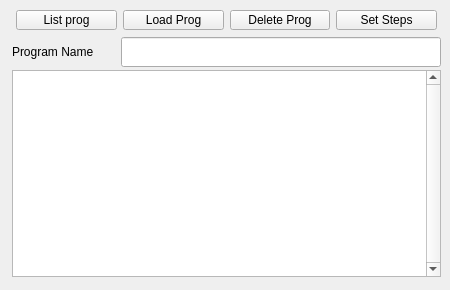
<?xml version="1.0" encoding="UTF-8"?>
<ui version="4.0">
 <class>FormTestProgram</class>
 <widget class="QWidget" name="FormTestProgram">
  <property name="geometry">
   <rect>
    <x>0</x>
    <y>0</y>
    <width>450</width>
    <height>290</height>
   </rect>
  </property>
  <property name="windowTitle">
   <string>Form</string>
  </property>
  <widget class="QPlainTextEdit" name="txtPgm">
   <property name="geometry">
    <rect>
     <x>12</x>
     <y>70</y>
     <width>429</width>
     <height>207</height>
    </rect>
   </property>
   <property name="verticalScrollBarPolicy">
    <enum>Qt::ScrollBarAlwaysOn</enum>
   </property>
  </widget>
  <widget class="QLineEdit" name="txtPgmName">
   <property name="geometry">
    <rect>
     <x>121</x>
     <y>37</y>
     <width>320</width>
     <height>30</height>
    </rect>
   </property>
   <property name="sizePolicy">
    <sizepolicy hsizetype="Expanding" vsizetype="Fixed">
     <horstretch>0</horstretch>
     <verstretch>0</verstretch>
    </sizepolicy>
   </property>
  </widget>
  <widget class="QLabel" name="label">
   <property name="geometry">
    <rect>
     <x>12</x>
     <y>37</y>
     <width>103</width>
     <height>30</height>
    </rect>
   </property>
   <property name="text">
    <string>Program Name</string>
   </property>
  </widget>
  <widget class="QWidget" name="horizontalLayoutWidget">
   <property name="geometry">
    <rect>
     <x>16</x>
     <y>10</y>
     <width>421</width>
     <height>20</height>
    </rect>
   </property>
   <layout class="QHBoxLayout" name="horizontalLayout">
    <item>
     <widget class="QPushButton" name="btnListPrograms">
      <property name="text">
       <string>List prog</string>
      </property>
     </widget>
    </item>
    <item>
     <widget class="QPushButton" name="btnLoadProgram">
      <property name="text">
       <string>Load Prog</string>
      </property>
     </widget>
    </item>
    <item>
     <widget class="QPushButton" name="btnDeleteProgram">
      <property name="text">
       <string>Delete Prog</string>
      </property>
     </widget>
    </item>
    <item>
     <widget class="QPushButton" name="btnSetSteps">
      <property name="text">
       <string>Set Steps</string>
      </property>
     </widget>
    </item>
   </layout>
  </widget>
 </widget>
 <resources/>
 <connections/>
</ui>
